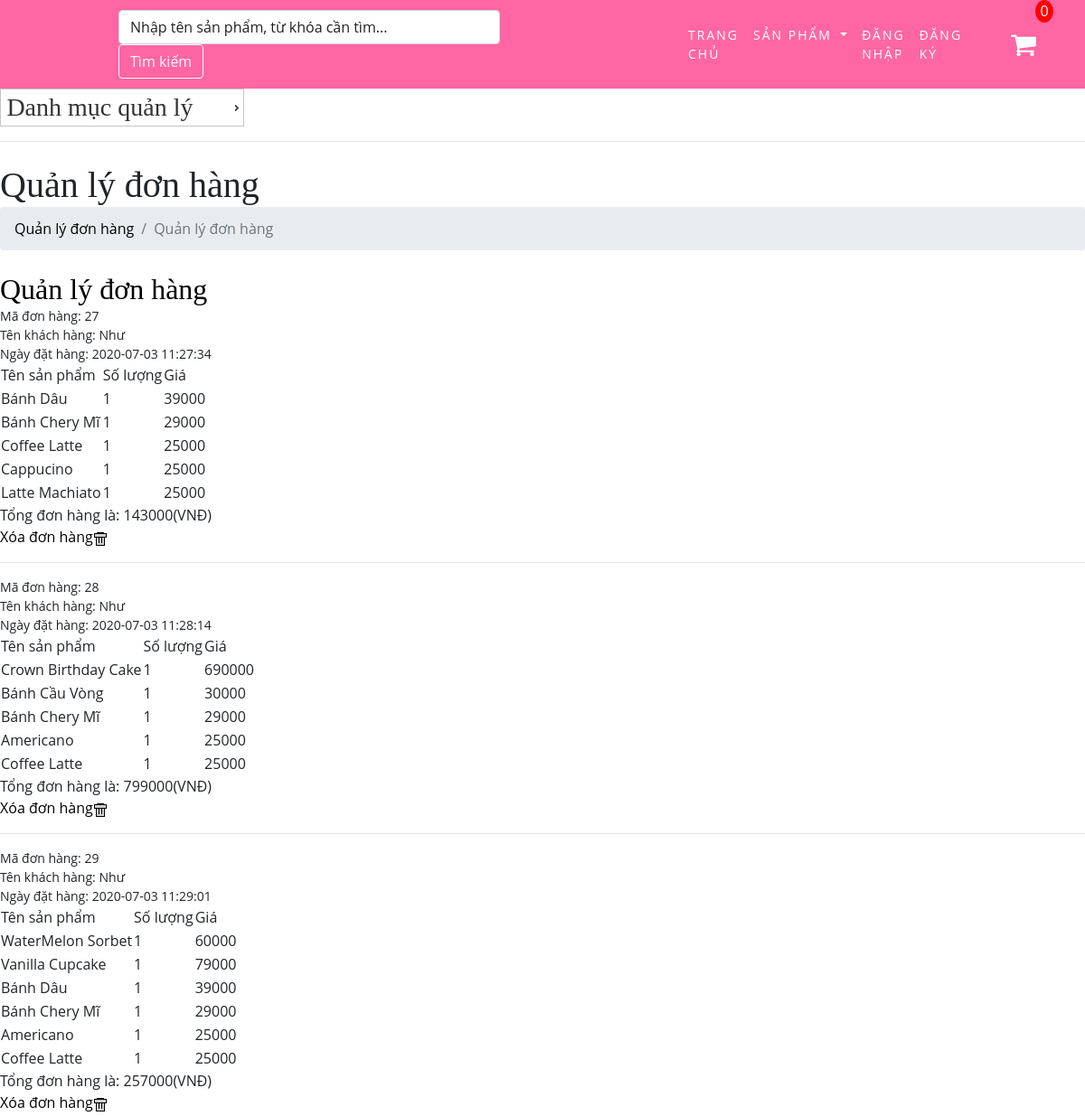
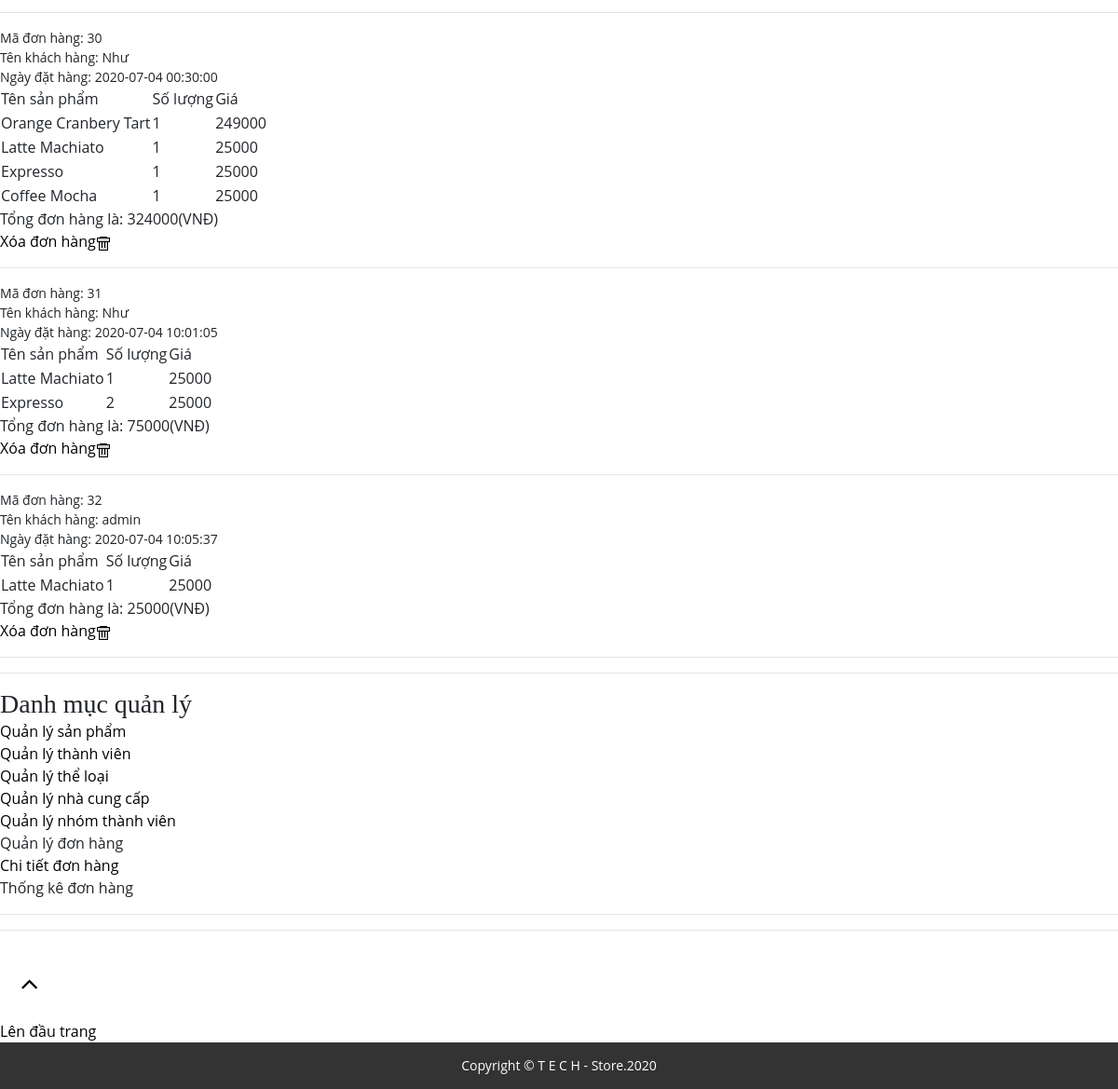
The app's page /admin.php?mod=order&act=manage with its own data (2 pictures, top to bottom).
### tables this page shows
CREATE TABLE `orders` (
  `OrderID` int(11) NOT NULL,
  `UserID` int(11) NOT NULL,
  `AddedDate` datetime NOT NULL,
  `Address` varchar(250) DEFAULT NULL,
  `Phone` varchar(20) DEFAULT NULL,
  `Sum` int(11) DEFAULT NULL,
  `Status` bit(1) NOT NULL DEFAULT b'0'
);

CREATE TABLE `users` (
  `UserID` int(11) NOT NULL,
  `GroupID` int(11) NOT NULL,
  `FullName` varchar(255) NOT NULL,
  `UserName` varchar(20) NOT NULL,
  `PassWord` varchar(32) NOT NULL,
  `Email` varchar(50) NOT NULL
);

### Controller/Order/Manage.php (called while the page is built)
<?php
	include_once("Model/Order.php");
	include_once("Model/OrderItem.php");
	$ord = new Order();
	$order = $ord->getOrders();
	$oi = new OrderItem();
	include_once("View/Order/Manage.php");
?>

### Model/Order.php (called while the page is built, shortened)
<?php
include_once("DataProvider.php");
include_once("OrderItem.php");
class Order{
	private $da;
	function __construct(){
		$this->da = new DataProvider();
	}
	function getOrders(){
		$sql = "Select * from orders o join users u on o.UserID = u.UserID";
		return $this->da->FetchAll($sql);
	}
}
?>

### Model/DataProvider.php (called while the page is built, shortened)
<?php
	class DataProvider{
		private $link;
		function __construct()
		{
			$this->link=mysqli_connect("localhost","root","","storedb");
		}
		function  ExecuteQuery($sql)
		{
			mysqli_query($this->link,"set names utf8");
			return mysqli_query($this->link, $sql);
		}
		function FetchAll($sql){
			$arr=array();
			$r = $this->ExecuteQuery($sql);
			while($row = mysqli_fetch_assoc($r)){
				$arr[]=$row;
			}
			return $arr;
		}
	}
?>

### Model/OrderItem.php (called while the page is built, shortened)
<?php
include_once("DataProvider.php");
class OrderItem{
	private $da;
	function __construct(){
		$this->da = new DataProvider();
	}
	function GetOrderItemByOrder($orderID){
		$sql="Select OrderItems.ProductID,ProductName,Price, OrderItems.Quantity from OrderItems inner join Products on OrderItems.ProductID=Products.ProductID where OrderID=$orderID";
		return $this->da->FetchAll($sql);
	}
}
?>

### View/Order/Manage.php (the view, shortened to what this page needs)
<h1 class="mt-4">Quản lý đơn hàng</h1>
<ol class="breadcrumb mb-4">
    <li class="breadcrumb-item"><a href="~/View/Products/Manage.php">Quản lý đơn hàng</a></li>
    <li class="breadcrumb-item active">Quản lý đơn hàng</li>
</ol>
<div>
<h2><span><a href="adminManager.php?mod=order&act=manage">Quản lý đơn hàng</a></span></h2>
<p>
    <?php
	foreach($order as $row)
	{
		echo "<p>Mã đơn hàng: $row[OrderID]</p>";
		echo "<p>Tên khách hàng: $row[FullName]</p>";
		echo "<p>Ngày đặt hàng: $row[AddedDate]</p>";
		$item = $oi->GetOrderItemByOrder($row['OrderID']);
		echo "<table>";
		echo "<tr><td>Tên sản phẩm</td><td>Số lượng</td><td>Giá</td></tr>";
		$sum=0;
		foreach($item as $rowitem)
		{
			echo "<tr><td>";
			echo $rowitem['ProductName']."</td><td>";
			echo $rowitem['Quantity']."</td><td>";
			echo $rowitem['Price']."</td>";
			echo "</tr>";
			$sum+=$rowitem['Quantity']*$rowitem['Price'];
		}
		echo "</table>";
		echo "Tổng đơn hàng là: ".$sum. "(VNĐ)";
		echo "<br>";
		echo "<a href=\"adminManager.php?mod=order&act=delete&id=$row[OrderID]\" onclick=\"return IsDelete()\">Xóa đơn hàng<img src=\"Images/Delete.gif\" /></a></td><td>";
		echo "<hr/>";
	}
	?>
</p>
</div> <hr class="noscreen">

### css/main2.css (style rules this page uses)
* { box-sizing: border-box; -moz-box-sizing: border-box; -webkit-box-sizing: border-box; }
a,a:hover,a:focus,a:active { outline:none;text-decoration:none;color:#000 }
a, a:hover, a:focus, a:active { outline: none; text-decoration: none; color: #000; }
a { margin: 0; padding: 0; font-size: 100%; vertical-align: baseline; background: transparent; }
img { vertical-align: middle; }
img, object, embed { max-width: 100%; }
h1, h2, h3, h4, h5, h6, p, small, strong, b, i { margin: 0; padding: 0; border: 0; vertical-align: baseline; background: transparent; }

### records on screen
orders: OrderID "27", UserID.FullName "Như", AddedDate "2020-07-03 11:27:34", ProductName "Bánh Dâu", Quantity "1", Price "39000", ProductName "Bánh Chery Mĩ", Price "29000", ProductName "Coffee Latte", Price "25000", ProductName "Cappucino", ProductName "Latte Machiato", sum "143000"
orders: OrderID "28", UserID.FullName "Như", AddedDate "2020-07-03 11:28:14", ProductName "Crown Birthday Cake", Quantity "1", Price "690000", ProductName "Bánh Cầu Vòng", Price "30000", ProductName "Bánh Chery Mĩ", Price "29000", ProductName "Americano", Price "25000", ProductName "Coffee Latte", sum "799000"
orders: OrderID "29", UserID.FullName "Như", AddedDate "2020-07-03 11:29:01", ProductName "WaterMelon Sorbet", Quantity "1", Price "60000", ProductName "Vanilla Cupcake", Price "79000", ProductName "Bánh Dâu", Price "39000", ProductName "Bánh Chery Mĩ", Price "29000", ProductName "Americano", Price "25000", ProductName "Coffee Latte", sum "257000"
orders: OrderID "30", UserID.FullName "Như", AddedDate "2020-07-04 00:30:00", ProductName "Orange Cranbery Tart", Quantity "1", Price "249000", ProductName "Latte Machiato", Price "25000", ProductName "Expresso", ProductName "Coffee Mocha", sum "324000"
orders: OrderID "31", UserID.FullName "Như", AddedDate "2020-07-04 10:01:05", ProductName "Latte Machiato", Quantity "1", Price "25000", ProductName "Expresso", Quantity "2", sum "75000"
orders: OrderID "32", UserID.FullName "admin", AddedDate "2020-07-04 10:05:37", ProductName "Latte Machiato", Quantity "1", Price "25000", sum "25000"
